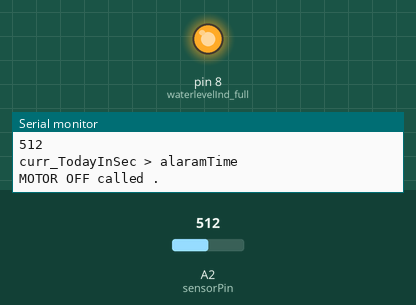
Bench run of a sketch on a simulated Arduino Uno, built with avr-gcc and run on an emulated ATmega328P. On the bench: output pins drawn as LEDs (lit = HIGH), the last lines printed to the serial monitor. The inputs (shaded band) are chosen by the test bench; at power-on: A2 (sensorPin) = 512. The local clock reads 2024-03-15 10:24:30 at power-on unless the sketch sets it.

Above: at 5.8 s.
5.9 s: A2 (sensorPin) set to 267
11.9 s: A2 (sensorPin) set to 233
At 16.6 s:
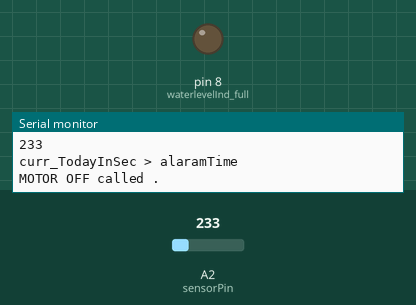
17.9 s: A2 (sensorPin) set to 260
At 21.7 s:
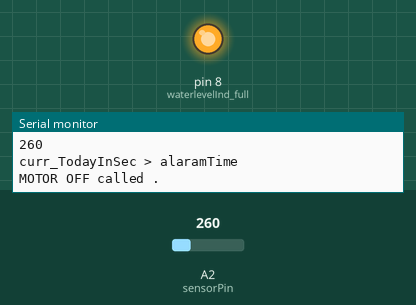
23.9 s: A2 (sensorPin) set to 240
At 25.7 s:
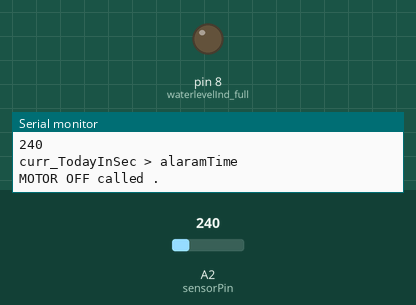
Timing chart, 0 to 27.2 s (numbered marks = the images above; inputs shaded):
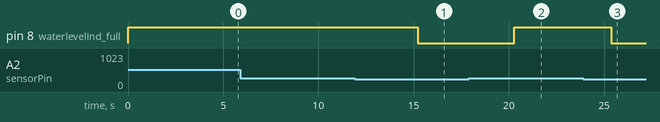

The sketch:

Pump_vs3.ino
```cpp
#include <Wire.h>
#include <Time.h>
#include <RTClib.h>
#include <EEPROM.h>


RTC_DS1307 RTC;
int alaramTimeAddress = 100;
int alaramDurationAddress = 110;
int motorPin = 2;
int loopCounter = 0;
int waterlevelInd_full = 8;
int sensorPin = A2;
int directWaterPin = A3;
int sensorValue =0;
int directWaterValue = 0;
int directWaterDurationCount = 0;
long alaramDuration = 3600;
long curr_TodayInSec = 0;
//long alaramTime = 32576;

long alaramTime = 21600;
long alermDurSum =0;
int tankLevelCount = 0;


void setup() {
  Serial.begin(9600);
  pinMode(waterlevelInd_full, OUTPUT);
  Wire.begin();
  RTC.begin();
  //RTC.adjust(DateTime(__DATE__, __TIME__));
 if (! RTC.isrunning()) {
    Serial.println("RTC is NOT running!");
    // following line sets the RTC to the date & time this sketch was compiled
    //RTC.adjust(DateTime(__DATE__, __TIME__));
  }
}

void loop() {


   MotorTimerMainLoop();


  delay(5000);
}


void SwitchOffMotor(){
  Serial.println("MOTOR OFF called . ");
 digitalWrite(motorPin, LOW);
}

void SwitchOnMotor(){
  Serial.println("MOTOR ON called . ");
 digitalWrite(motorPin, HIGH);
}


void MotorTimerMainLoop(){
    DateTime now = RTC.now();
    long curr_Hour = long(now.hour());
    long curr_Minute = long(now.minute());
    long curr_Second = long(now.second());
    Serial.println(curr_Hour);
    Serial.println(curr_Minute);
    Serial.println(curr_Second);
    curr_TodayInSec = curr_Hour*3600;
    //Serial.println(curr_TodayInSec);
    curr_TodayInSec += curr_Minute*60;
    curr_TodayInSec += curr_Second;
    //Serial.println(curr_TodayInSec);
    Serial.print("curr_TodayInSec >> ");
    Serial.print(curr_TodayInSec);
    //Serial.println();
    //alaramTime = 24526;//EEPROMReadlong(alaramTimeAddress);
    Serial.print("alaramTime >> ");
    Serial.println(alaramTime);

    //alaramDuration = 500;//EEPROMReadlong(alaramDurationAddress);
    //Serial.print("alaramDuration >> ");
    //Serial.println(alaramDuration);
    //int tankVal = digitalRead(tankPin);
   // Serial.print("tankVal >> ");
   // Serial.println(tankVal);
    //int directWaterVal = digitalRead(directWaterPin);
   // Serial.print("directWaterVal >> ");
    //Serial.println(directWaterVal);
    sensorValue = analogRead(sensorPin);
    Serial.println("tank WaterValue");
    Serial.println(sensorValue);
    if(sensorValue >= 250){
      digitalWrite(waterlevelInd_full, HIGH);
    }else{
      digitalWrite(waterlevelInd_full, LOW);
    }
  if(curr_TodayInSec >= alaramTime){
     Serial.println("curr_TodayInSec > alaramTime");
     alermDurSum = (alaramTime + alaramDuration);
     //Serial.println("alermDurSum");
     //Serial.println(alermDurSum);
    if(curr_TodayInSec <= alermDurSum){

       Serial.println("curr_TodayInSec <= alermDurSum");

       directWaterValue = analogRead(directWaterPin);
       Serial.println("directWaterValue");
       Serial.println(directWaterValue);
      if(sensorValue >=250){
        tankLevelCount = tankLevelCount + 1;
        if(tankLevelCount > 8){
          SwitchOffMotor();
          tankLevelCount=0;
        }
      }else{
        tankLevelCount=0;
        if(directWaterValue < 250){
          directWaterDurationCount = directWaterDurationCount + 1;
          if(directWaterDurationCount > 6){
            SwitchOffMotor();
            directWaterDurationCount=0;
            delay(180000);
          }else{
            SwitchOnMotor();
          }

        }else{
          SwitchOnMotor();
        }

      }

    }else{
      SwitchOffMotor();
    }
  }else{
      SwitchOffMotor();
  }
}

void EEPROMWritelong(int address, long value){
      //Decomposition from a long to 4 bytes by using bitshift.
      //One = Most significant -> Four = Least significant byte
      byte four = (value & 0xFF);
      byte three = ((value >> 8) & 0xFF);
      byte two = ((value >> 16) & 0xFF);
      byte one = ((value >> 24) & 0xFF);

      //Write the 4 bytes into the eeprom memory.
      EEPROM.write(address, four);
      EEPROM.write(address + 1, three);
      EEPROM.write(address + 2, two);
      EEPROM.write(address + 3, one);
}


long EEPROMReadlong(long address){
      //Read the 4 bytes from the eeprom memory.
      long four = EEPROM.read(address);
      long three = EEPROM.read(address + 1);
      long two = EEPROM.read(address + 2);
      long one = EEPROM.read(address + 3);

      //Return the recomposed long by using bitshift.
      return ((four << 0) & 0xFF) + ((three << 8) & 0xFFFF) + ((two << 16) & 0xFFFFFF) + ((one << 24) & 0xFFFFFFFF);
}
```

Measured:
- the behaviour switches between 250 and 249 on A2 (sensorPin) (found by bisection; images 0 and 1)
- after the input at 11.9 s, pin 8 (waterlevelInd_full): HIGH → LOW after 3.3 s
- after the input at 17.9 s, pin 8 (waterlevelInd_full): LOW → HIGH after 2.4 s
- after the input at 23.9 s, pin 8 (waterlevelInd_full): HIGH → LOW after 1.5 s
